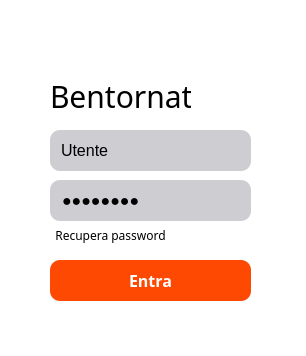
<?xml version="1.0" encoding="UTF-8"?>
<ui version="4.0">
 <class>Dialog</class>
 <widget class="QDialog" name="Dialog">
  <property name="geometry">
   <rect>
    <x>0</x>
    <y>0</y>
    <width>306</width>
    <height>356</height>
   </rect>
  </property>
  <property name="font">
   <font>
    <family>Malgun Gothic</family>
   </font>
  </property>
  <property name="windowTitle">
   <string>Dialog</string>
  </property>
  <property name="styleSheet">
   <string notr="true">background-color: #fff;
</string>
  </property>
  <widget class="QLabel" name="imageBackgroundLogin">
   <property name="geometry">
    <rect>
     <x>-10</x>
     <y>-20</y>
     <width>441</width>
     <height>391</height>
    </rect>
   </property>
   <property name="styleSheet">
    <string notr="true">background-image: url(:/images/background-image-login.jpg);
</string>
   </property>
   <property name="text">
    <string/>
   </property>
   <property name="pixmap">
    <pixmap resource="images.qrc">:/images/background-image-login.jpg</pixmap>
   </property>
   <property name="scaledContents">
    <bool>true</bool>
   </property>
  </widget>
  <widget class="QWidget" name="widgetLogin" native="true">
   <property name="geometry">
    <rect>
     <x>20</x>
     <y>40</y>
     <width>261</width>
     <height>241</height>
    </rect>
   </property>
   <property name="styleSheet">
    <string notr="true">background-color: white;
border-radius: 15px;</string>
   </property>
   <widget class="QLabel" name="loginLabel">
    <property name="geometry">
     <rect>
      <x>30</x>
      <y>40</y>
      <width>141</width>
      <height>31</height>
     </rect>
    </property>
    <property name="font">
     <font>
      <family>Dubai</family>
      <pointsize>-1</pointsize>
      <bold>false</bold>
     </font>
    </property>
    <property name="styleSheet">
     <string notr="true">color: black;
font-size: 30px;
background-color: transparent</string>
    </property>
    <property name="text">
     <string>Bentornato</string>
    </property>
   </widget>
   <widget class="QGroupBox" name="groupUser">
    <property name="geometry">
     <rect>
      <x>30</x>
      <y>90</y>
      <width>201</width>
      <height>41</height>
     </rect>
    </property>
    <property name="styleSheet">
     <string notr="true">border: none;
background-color: #cdcdd2;
border-radius: 10px;</string>
    </property>
    <property name="title">
     <string/>
    </property>
    <widget class="QWidget" name="iconUser" native="true">
     <property name="geometry">
      <rect>
       <x>170</x>
       <y>10</y>
       <width>21</width>
       <height>21</height>
      </rect>
     </property>
     <property name="styleSheet">
      <string notr="true">image: url(:/images/iconUser-login.png);
border: none;</string>
     </property>
    </widget>
    <widget class="QLineEdit" name="userLabel_3">
     <property name="geometry">
      <rect>
       <x>10</x>
       <y>10</y>
       <width>51</width>
       <height>20</height>
      </rect>
     </property>
     <property name="styleSheet">
      <string notr="true">background-color: transparent;
border-top: none;
border-left: none;
border-right: none;
color: black;
font-size: 16px</string>
     </property>
     <property name="text">
      <string>Utente</string>
     </property>
     <property name="echoMode">
      <enum>QLineEdit::Normal</enum>
     </property>
     <property name="placeholderText">
      <string>Utente</string>
     </property>
    </widget>
   </widget>
   <widget class="QGroupBox" name="groupPassword">
    <property name="geometry">
     <rect>
      <x>30</x>
      <y>140</y>
      <width>201</width>
      <height>41</height>
     </rect>
    </property>
    <property name="styleSheet">
     <string notr="true">border: none;
background-color: #cdcdd2;
border-radius: 10px</string>
    </property>
    <property name="title">
     <string/>
    </property>
    <widget class="QWidget" name="iconPassword" native="true">
     <property name="geometry">
      <rect>
       <x>170</x>
       <y>10</y>
       <width>21</width>
       <height>21</height>
      </rect>
     </property>
     <property name="styleSheet">
      <string notr="true">image: url(:/images/iconPass-login.png);
border: none;</string>
     </property>
    </widget>
    <widget class="QLineEdit" name="labelPassword">
     <property name="geometry">
      <rect>
       <x>10</x>
       <y>10</y>
       <width>91</width>
       <height>21</height>
      </rect>
     </property>
     <property name="styleSheet">
      <string notr="true">background-color: transparent;
color: black;
font-size: 16px;</string>
     </property>
     <property name="text">
      <string>Password</string>
     </property>
     <property name="echoMode">
      <enum>QLineEdit::Password</enum>
     </property>
     <property name="placeholderText">
      <string>Password</string>
     </property>
    </widget>
   </widget>
   <widget class="QPushButton" name="RecoverPasswordButton">
    <property name="geometry">
     <rect>
      <x>30</x>
      <y>180</y>
      <width>121</width>
      <height>31</height>
     </rect>
    </property>
    <property name="font">
     <font>
      <family>Malgun Gothic</family>
     </font>
    </property>
    <property name="styleSheet">
     <string notr="true">border: none;
background: none;
color: #gray</string>
    </property>
    <property name="text">
     <string>Recupera password</string>
    </property>
   </widget>
   <widget class="QToolButton" name="RegisterButton">
    <property name="geometry">
     <rect>
      <x>210</x>
      <y>20</y>
      <width>31</width>
      <height>31</height>
     </rect>
    </property>
    <property name="styleSheet">
     <string notr="true">border: none;
background-color: transparent</string>
    </property>
    <property name="text">
     <string/>
    </property>
    <property name="icon">
     <iconset resource="images.qrc">
      <normaloff>:/images/plusUser-login.png</normaloff>:/images/plusUser-login.png</iconset>
    </property>
    <property name="iconSize">
     <size>
      <width>32</width>
      <height>32</height>
     </size>
    </property>
   </widget>
  </widget>
  <widget class="QPushButton" name="EnterButton">
   <property name="geometry">
    <rect>
     <x>50</x>
     <y>260</y>
     <width>201</width>
     <height>41</height>
    </rect>
   </property>
   <property name="font">
    <font>
     <family>Malgun Gothic</family>
     <pointsize>-1</pointsize>
     <italic>false</italic>
     <bold>true</bold>
    </font>
   </property>
   <property name="cursor">
    <cursorShape>PointingHandCursor</cursorShape>
   </property>
   <property name="mouseTracking">
    <bool>true</bool>
   </property>
   <property name="focusPolicy">
    <enum>Qt::NoFocus</enum>
   </property>
   <property name="layoutDirection">
    <enum>Qt::LeftToRight</enum>
   </property>
   <property name="styleSheet">
    <string notr="true">background-color: #fd4902;
color: #fff;
font-size: 16px;
border: 0.1px solid transparent;
border-radius: 10px;

</string>
   </property>
   <property name="text">
    <string>Entra</string>
   </property>
   <property name="autoRepeatDelay">
    <number>0</number>
   </property>
   <property name="autoRepeatInterval">
    <number>6</number>
   </property>
   <property name="autoDefault">
    <bool>false</bool>
   </property>
   <property name="default">
    <bool>false</bool>
   </property>
   <property name="flat">
    <bool>false</bool>
   </property>
  </widget>
 </widget>
 <resources>
  <include location="images.qrc"/>
 </resources>
 <connections/>
</ui>
